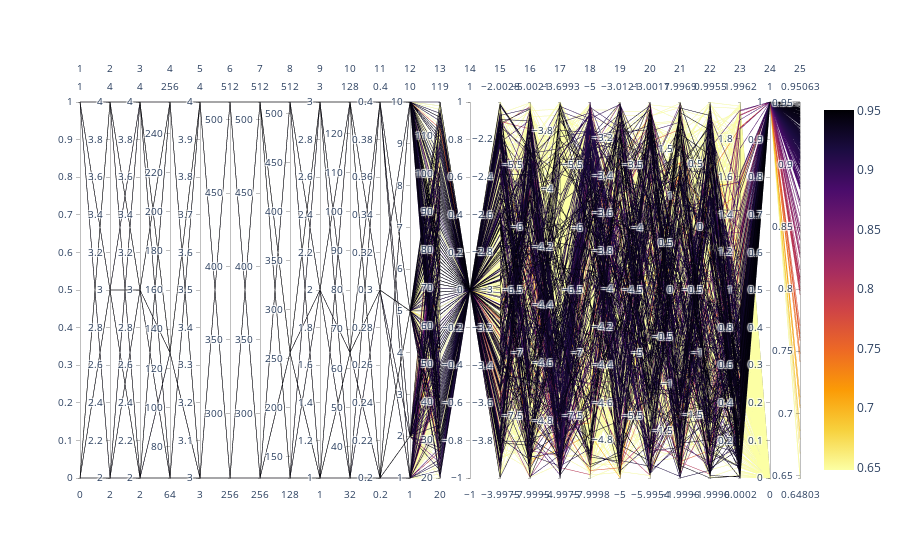

Notebook source saved alongside this figure:
### Code cell
_lst = [dict(label = lab[i], values=df_toplot[i]) for i in to_go]

fig = go.Figure(data=
    go.Parcoords(
        line = dict(color = df_toplot[focus_metric],
                    colorscale = 'Inferno_r',
                    showscale = True,
                    #cauto  = False,
                    cmax = max_score,
                    ),
        dimensions = _lst,
    )
)
fig.show()

for i in lab:
    print(f"{lab[i]}: {i}")

### Figure 1 — Plotly figure (JSON) as saved in the notebook; plotly's stock layout.template omitted (floating-point values rounded to 4 significant figures; data arrays with more than 128 entries replaced by an {"elided": "..."} marker saying what was removed)
{"data": [{"dimensions": [{"label": "1", "values": {"elided": "879 int values"}}, {"label": "2", "values": {"elided": "879 int values"}}, {"label": "3", "values": {"elided": "879 int values"}}, {"label": "4", "values": {"elided": "879 int values"}}, {"label": "5", "values": {"elided": "879 int values"}}, {"label": "6", "values": {"elided": "879 int values"}}, {"label": "7", "values": {"elided": "879 int values"}}, {"label": "8", "values": {"elided": "879 int values"}}, {"label": "9", "values": {"elided": "879 int values"}}, {"label": "10", "values": {"elided": "879 int values"}}, {"label": "11", "values": {"elided": "879 float values"}}, {"label": "12", "values": {"elided": "879 int values"}}, {"label": "13", "values": {"elided": "879 int values"}}, {"label": "14", "values": {"elided": "879 int values"}}, {"label": "15", "values": {"elided": "879 float values"}}, {"label": "16", "values": {"elided": "879 float values"}}, {"label": "17", "values": {"elided": "879 float values"}}, {"label": "18", "values": {"elided": "879 float values"}}, {"label": "19", "values": {"elided": "879 float values"}}, {"label": "20", "values": {"elided": "879 float values"}}, {"label": "21", "values": {"elided": "879 float values"}}, {"label": "22", "values": {"elided": "879 float values"}}, {"label": "23", "values": {"elided": "879 float values"}}, {"label": "24", "values": {"elided": "879 int values"}}, {"label": "25", "values": {"elided": "879 float values"}}], "line": {"cmax": null, "color": {"elided": "879 float values"}, "colorscale": [[0, "#fcffa4"], [0.1111, "#f7d13d"], [0.2222, "#fb9b06"], [0.3333, "#ed6925"], [0.4444, "#cf4446"], [0.5556, "#a52c60"], [0.6667, "#781c6d"], [0.7778, "#4a0c6b"], [0.8889, "#1b0c41"], [1, "#000004"]], "showscale": true}, "type": "parcoords"}], "layout": {"autosize": true}}
